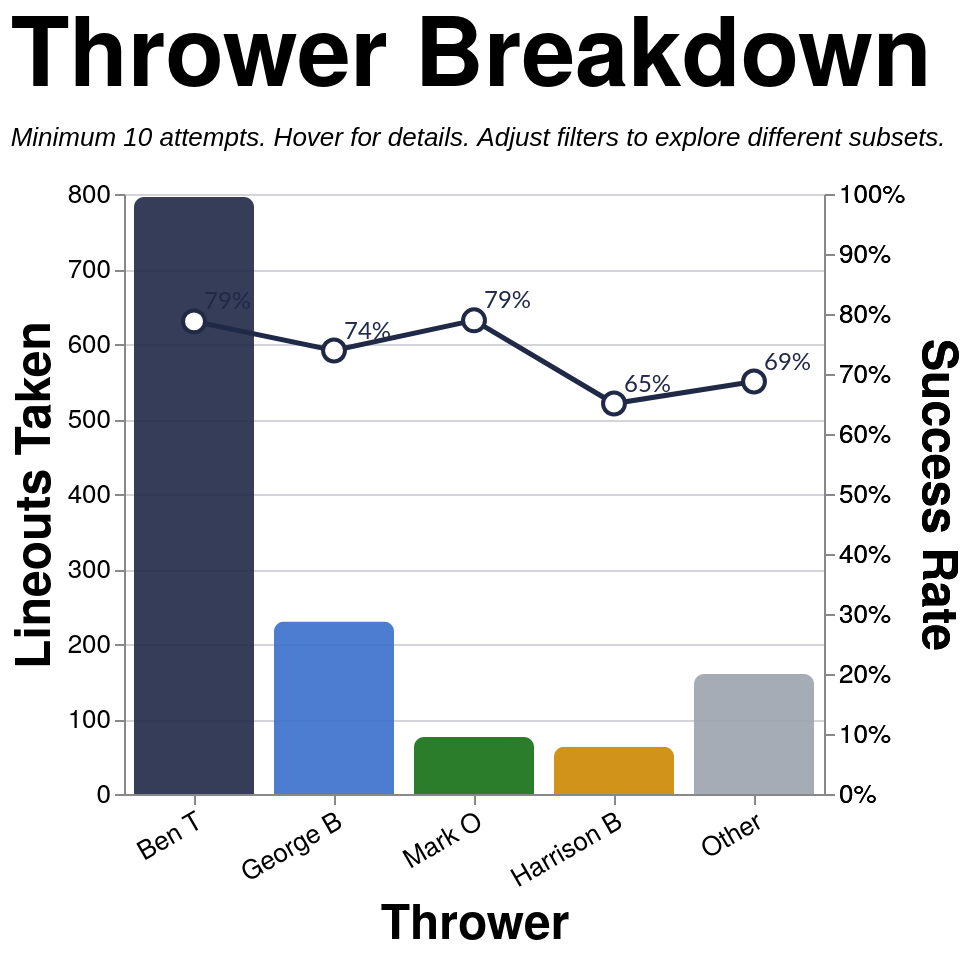

Describe this chart as a Vega-Lite specification.
### Vega-Lite specification from a JSON file in a GitHub repository (floating-point values rounded to 4 significant figures; data arrays with more than 128 entries replaced by an {"elided": "..."} marker saying what was removed)
{"config": {"axis": {"labelFont": "PT Sans Narrow, Helvetica Neue, Helvetica, Arial, sans-serif", "titleFont": "PT Sans Narrow, Helvetica Neue, Helvetica, Arial, sans-serif", "labelFontSize": 13, "titleFontSize": 24, "gridColor": "#202947", "gridOpacity": 0.2, "zindex": 1}, "text": {"font": "Lato, sans-serif"}, "bar": {"cornerRadiusEnd": 5}, "header": {"labelFont": "PT Sans Narrow, Helvetica Neue, Helvetica, Arial, sans-serif", "titleFont": "PT Sans Narrow, Helvetica Neue, Helvetica, Arial, sans-serif", "labelFontSize": 24, "titleFontSize": 28, "labelFontWeight": "bold", "orient": "left"}, "legend": {"labelFont": "PT Sans Narrow, Helvetica Neue, Helvetica, Arial, sans-serif", "titleFont": "PT Sans Narrow, Helvetica Neue, Helvetica, Arial, sans-serif", "labelFontSize": 14, "titleFontSize": 16, "titlePadding": 5, "fillColor": "white", "strokeColor": "black", "padding": 10, "titleFontWeight": "lighter", "titleFontStyle": "italic", "titleColor": "gray", "offset": 10}, "title": {"font": "PT Sans Narrow, Helvetica Neue, Helvetica, Arial, sans-serif", "fontSize": 48, "fontWeight": "bold", "anchor": "start", "align": "center", "titlePadding": 20, "subtitlePadding": 10, "subtitleFontSize": 13, "subtitleColor": "", "subtitleFontStyle": "italic", "offset": 15, "color": "black"}, "axisX": {"labelAngle": 0}, "facet": {"title": null, "header": null, "align": {"row": "each", "column": "each"}, "spacing": 10}, "resolve": {"scale": {"y": "independent", "facet": "independent"}}, "background": "transparent", "scale": {"offsetBandPaddingOuter": 0.2, "offsetBandPaddingInner": 0.1}, "view": {"stroke": null, "background": "transparent"}}, "layer": [{"mark": {"type": "bar", "opacity": 0.9, "size": 60}, "encoding": {"color": {"field": "thrower_tier", "legend": null, "scale": {"domain": ["Ben T", "George B", "Mark O", "Harrison B", "Other"], "range": ["#202946", "#3a6fcc", "#146f14", "#cc8800", "#9ca3af"]}, "type": "nominal"}, "stroke": {"value": "transparent"}, "tooltip": [{"field": "thrower_tier_name", "title": "Thrower", "type": "nominal"}, {"field": "attempts", "format": ",.0f", "title": "Attempts", "type": "quantitative"}, {"field": "won", "format": ",.0f", "title": "Won", "type": "quantitative"}, {"field": "success_rate", "format": ".1%", "title": "Success Rate", "type": "quantitative"}], "x": {"axis": {"labelAngle": -30}, "field": "thrower_tier", "sort": ["Ben T", "George B", "Mark O", "Harrison B", "Other"], "title": "Thrower", "type": "nominal"}, "y": {"field": "attempts", "title": "Lineouts Taken", "type": "quantitative"}}, "transform": [{"filter": "(loSquad == 'All' || datum.squad == loSquad) && (loSeason == 'All' || datum.season == loSeason) && (loGameType == 'All' || (loGameType == 'League + Cup' && (datum.game_type == 'League' || datum.game_type == 'Cup')) || (loGameType == 'League only' && datum.game_type == 'League') || datum.game_type == loGameType) && (loThrower == 'All' || datum.thrower == loThrower) && (loJumper == 'All' || datum.jumper == loJumper) && (loArea == 'All' || datum.area == loArea) && (loNumbers == 'All' || datum.numbers == loNumbers)"}, {"aggregate": [{"op": "count", "as": "attempts"}, {"op": "sum", "field": "won", "as": "won"}], "groupby": ["thrower_tier", "thrower_tier_name"]}, {"calculate": "datum.won / datum.attempts", "as": "success_rate"}]}, {"mark": {"type": "line", "point": {"fill": "white", "filled": false, "size": 120, "stroke": "#202946"}, "stroke": "#202946", "strokeWidth": 2.5}, "encoding": {"tooltip": [{"field": "thrower_tier_name", "title": "Thrower", "type": "nominal"}, {"field": "attempts", "format": ",.0f", "title": "Attempts", "type": "quantitative"}, {"field": "won", "format": ",.0f", "title": "Won", "type": "quantitative"}, {"field": "success_rate", "format": ".1%", "title": "Success Rate", "type": "quantitative"}], "x": {"axis": {"labelAngle": -30}, "field": "thrower_tier", "sort": ["Ben T", "George B", "Mark O", "Harrison B", "Other"], "title": "Thrower", "type": "nominal"}, "y": {"axis": {"format": "%", "orient": "right"}, "field": "success_rate", "scale": {"domain": [0, 1]}, "title": "Success Rate", "type": "quantitative"}}, "transform": [{"filter": "(loSquad == 'All' || datum.squad == loSquad) && (loSeason == 'All' || datum.season == loSeason) && (loGameType == 'All' || (loGameType == 'League + Cup' && (datum.game_type == 'League' || datum.game_type == 'Cup')) || (loGameType == 'League only' && datum.game_type == 'League') || datum.game_type == loGameType) && (loThrower == 'All' || datum.thrower == loThrower) && (loJumper == 'All' || datum.jumper == loJumper) && (loArea == 'All' || datum.area == loArea) && (loNumbers == 'All' || datum.numbers == loNumbers)"}, {"aggregate": [{"op": "count", "as": "attempts"}, {"op": "sum", "field": "won", "as": "won"}], "groupby": ["thrower_tier", "thrower_tier_name"]}, {"calculate": "datum.won / datum.attempts", "as": "success_rate"}]}, {"mark": {"type": "text", "align": "left", "baseline": "middle", "color": "#202946", "dx": 5, "dy": -10, "fontSize": 12}, "encoding": {"text": {"field": "success_rate", "format": ".0%", "type": "quantitative"}, "x": {"axis": {"labelAngle": -30}, "field": "thrower_tier", "sort": ["Ben T", "George B", "Mark O", "Harrison B", "Other"], "title": "Thrower", "type": "nominal"}, "y": {"axis": {"format": "%", "orient": "right"}, "field": "success_rate", "scale": {"domain": [0, 1]}, "title": "Success Rate", "type": "quantitative"}}, "transform": [{"filter": "(loSquad == 'All' || datum.squad == loSquad) && (loSeason == 'All' || datum.season == loSeason) && (loGameType == 'All' || (loGameType == 'League + Cup' && (datum.game_type == 'League' || datum.game_type == 'Cup')) || (loGameType == 'League only' && datum.game_type == 'League') || datum.game_type == loGameType) && (loThrower == 'All' || datum.thrower == loThrower) && (loJumper == 'All' || datum.jumper == loJumper) && (loArea == 'All' || datum.area == loArea) && (loNumbers == 'All' || datum.numbers == loNumbers)"}, {"aggregate": [{"op": "count", "as": "attempts"}, {"op": "sum", "field": "won", "as": "won"}], "groupby": ["thrower_tier", "thrower_tier_name"]}, {"calculate": "datum.won / datum.attempts", "as": "success_rate"}]}], "data": {"name": "data-05e02b19fae0d7e4b2fda027a05300cc"}, "height": 300, "params": [{"name": "loSquad", "value": "All"}, {"name": "loSeason", "value": "All"}, {"name": "loGameType", "value": "All"}, {"name": "loThrower", "value": "All"}, {"name": "loJumper", "value": "All"}, {"name": "loArea", "value": "All"}, {"name": "loNumbers", "value": "All"}], "resolve": {"scale": {"y": "independent"}}, "title": {"text": "Thrower Breakdown", "subtitle": "Minimum 10 attempts. Hover for details. Adjust filters to explore different subsets."}, "width": {"step": 70}, "$schema": "https://vega.github.io/schema/vega-lite/v5.20.1.json", "datasets": {"data-05e02b19fae0d7e4b2fda027a05300cc": {"elided": "1325 records"}}}
